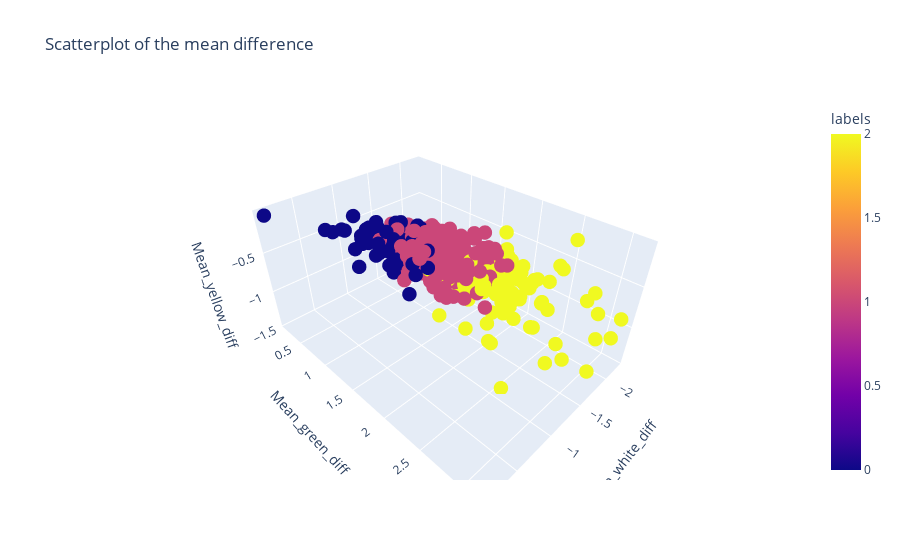

Here is the notebook cell this chart was saved with:
### Code cell
fig = px.scatter_3d(features.sample(500), x = 'Mean_white_diff', y = 'Mean_green_diff', 
                    z = 'Mean_yellow_diff', color = 'labels', title = 'Scatterplot of the mean difference')
fig.update_traces(marker_size = 5)
fig.show()

### Figure 1 — Plotly figure (JSON) as saved in the notebook; plotly's stock layout.template omitted (floating-point values rounded to 4 significant figures; data arrays with more than 128 entries replaced by an {"elided": "..."} marker saying what was removed)
{"data": [{"hovertemplate": "Mean_white_diff=%{x}<br>Mean_green_diff=%{y}<br>Mean_yellow_diff=%{z}<br>labels=%{marker.color}<extra></extra>", "legendgroup": "", "marker": {"color": {"elided": "500 int values"}, "coloraxis": "coloraxis", "size": 5, "symbol": "circle"}, "mode": "markers", "name": "", "scene": "scene", "showlegend": false, "type": "scatter3d", "x": {"elided": "500 float values"}, "y": {"elided": "500 float values"}, "z": {"elided": "500 float values"}}], "layout": {"coloraxis": {"colorbar": {"title": {"text": "labels"}}, "colorscale": [[0, "#0d0887"], [0.1111, "#46039f"], [0.2222, "#7201a8"], [0.3333, "#9c179e"], [0.4444, "#bd3786"], [0.5556, "#d8576b"], [0.6667, "#ed7953"], [0.7778, "#fb9f3a"], [0.8889, "#fdca26"], [1, "#f0f921"]]}, "legend": {"tracegroupgap": 0}, "scene": {"domain": {"x": [0, 1], "y": [0, 1]}, "xaxis": {"title": {"text": "Mean_white_diff"}}, "yaxis": {"title": {"text": "Mean_green_diff"}}, "zaxis": {"title": {"text": "Mean_yellow_diff"}}}, "title": {"text": "Scatterplot of the mean difference"}}}
